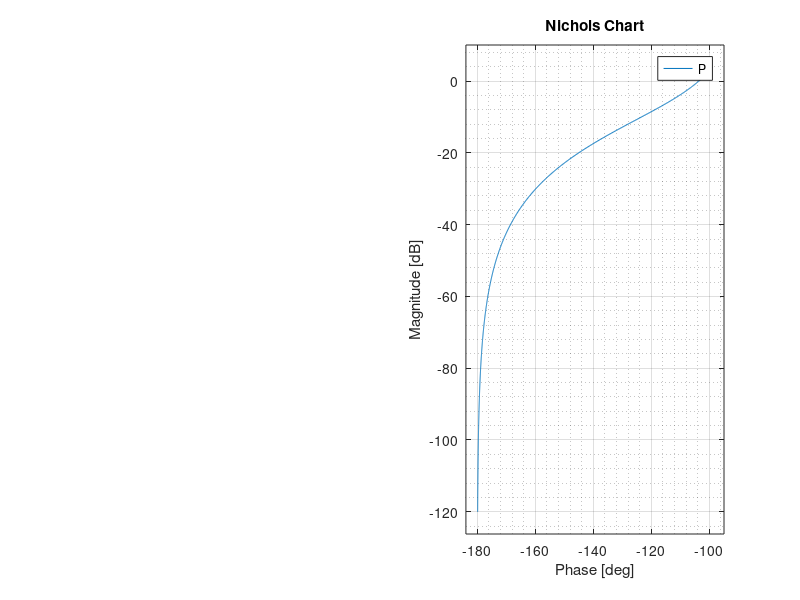
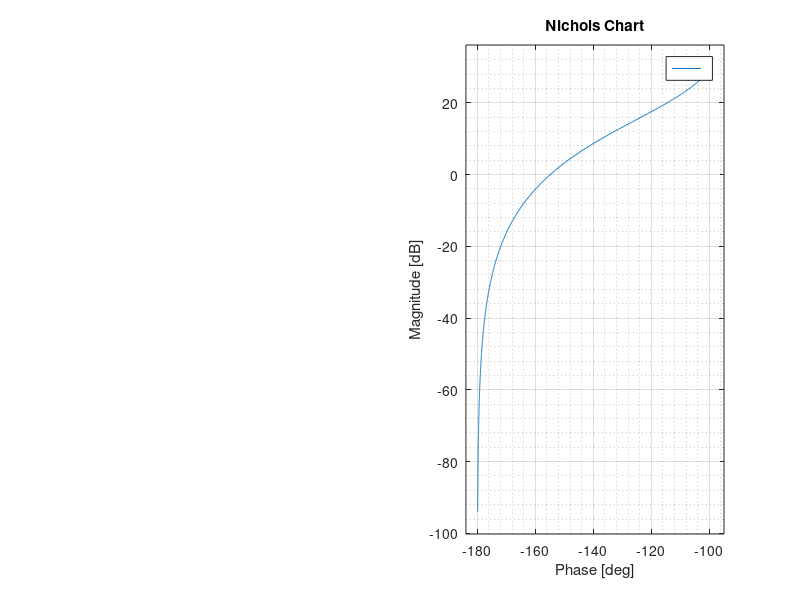

MATLAB code for these plots, in order:
 %assign P(s)
K = 20;
Num = 1;
DNum = [1 2 0]; 
P = tf(Num,DNum);
[Gm,Pm,Wcg,Wcp] = margin(P);
display(P);
fprintf("P:\n GM: %f, PM %f, Wcg: %f, Wcp: %f\n",Gm,Pm,Wcg,Wcp);

%output figure P
figure('Name','P');
subplot(1,2,1);
margin(P);
grid on;grid minor;

subplot(1,2,2);
nichols(P)
grid on;grid minor;

[Gm,Pm,Wcg,Wcp] = margin(K*P);
display(K*P);
fprintf("K*P:\n GM: %f, PM %f, Wcg: %f, Wcp: %f\n",Gm,Pm,Wcg,Wcp);

%output figure K*P
figure('Name','K*P');

subplot(1,2,1);
margin(K*P);
grid on;grid minor;

subplot(1,2,2);
nichols(K*P);
grid on;grid minor;